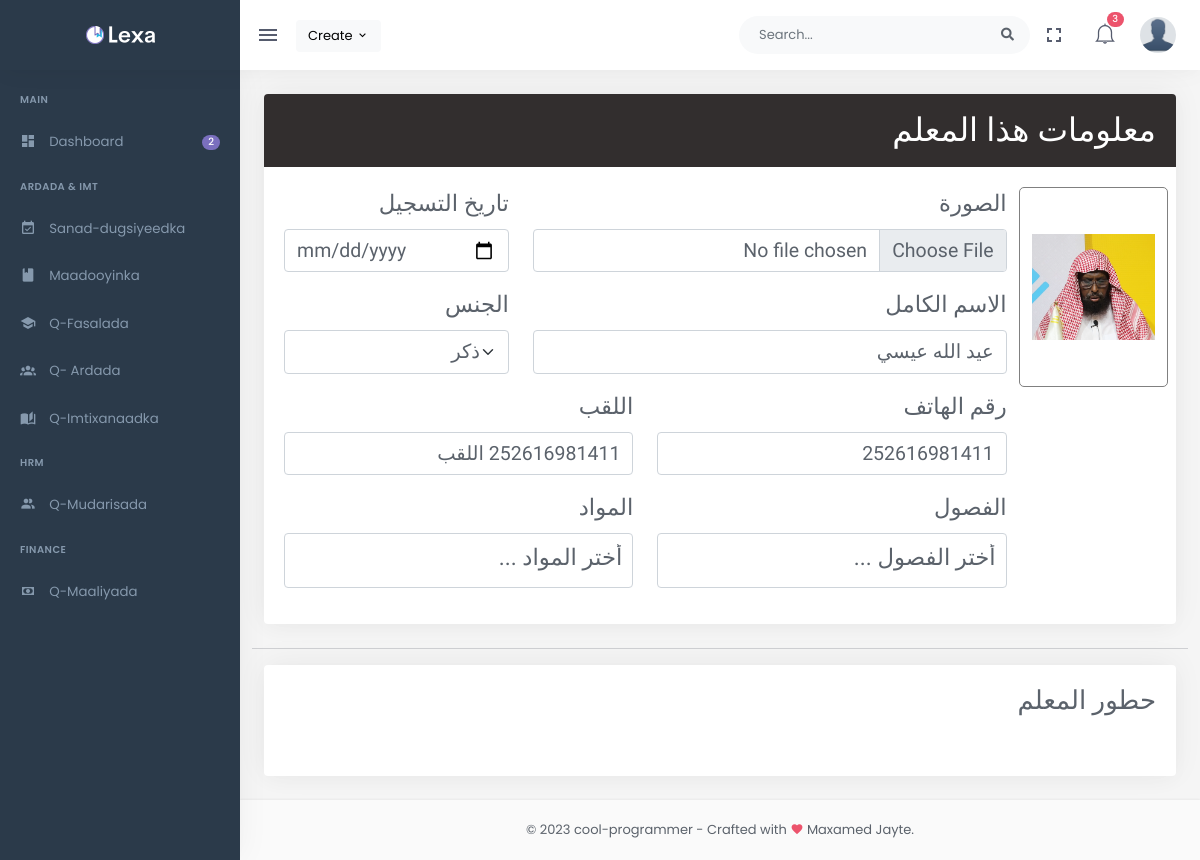
/teacher-detail/1/عيد الله عيسي/, run on the app's committed database.
### api/models.py (models this page shows, shortened)
class Teachers(models.Model):
    name=models.CharField(max_length=255)
    gender=models.CharField(default='ذكر',max_length=10)
    salary=models.IntegerField(null=True,blank=True)
    image=models.ImageField(upload_to='images/teachers',null=True,blank=True)
    phone=models.CharField(max_length=14,null=True,blank=True)
    title=models.CharField(max_length=255,null=True,blank=True)
    status=models.BooleanField(default=True)
    dateRegistred=models.DateField(null=True,blank=True)
    educatingClasses=models.ManyToManyField(Classe,null=True,blank=True)
    educatingSubjects=models.ManyToManyField(Subject,null=True,blank=True)
    educationLevel=models.CharField(max_length=255,null=True,blank=True)

### admin_panel/views.py (the view)
# urls.py: path('teacher-detail/<str:pk>/<str:name>/',views.teacherDetail),
def teacherDetail(request,pk,name):
    teacher=Teachers.objects.filter(pk=pk).first()
    subjects= Subject.objects.all()
    classes = Classe.objects.all()
    return render(request,'detail-pages/teacher-detail.html',{'teacherDetail':teacher,"subjects":subjects,"classes":classes})

### api/models.py (called while the page is built)
    def __str__(self) -> str:
        return str(self.name)

    def __str__(self) -> str:
        return str(self.name )+' -- '+str(self.classRaqam)

### templates/detail-pages/teacher-detail.html (shortened to what this page needs)
{% extends 'base.html' %}
{% load static %}
{% block content %}
<div dir="rtl" style="font-family: 'Lateef', serif;font-size: large;" class="row">
    <div class="col-xl-12">
        <div class="card">
            <div class="card-header" style="background-color: rgb(50, 46, 46); color: white;">
                <div class="d-flex justify-content-between align-items-center">
                    <h1 class="modal-title" id="myLargeModalLabel">معلومات هذا المعلم</h1>
                </div>
            </div>
            <div class="card-body">
                <form class="needs-validation fs-3" id="mainForm" method="POST" enctype="multipart/form-data">
                    <div class="row">
                        <div style="border: 1px solid grey;border-radius: 5px;display: flex; justify-content: center; align-items: center; height: 200px;"
                            class="col-2">
                            {% if teacherDetail.image %}
                            <img id="preview-img" style="max-width: 100%; height: auto;object-fit: contain;"
                                src="{{teacherDetail.image.url}}">
                            {% else %}
                            <img id="preview-img" style="max-width: 100%; height: auto;object-fit: contain;"
                                src="{% static " images/student-im.png" %}">
                            {% endif %}
                        </div>
                        <div class="col-10">
                            <div class="row">
                                <div class="col-md-8">
                                    <div class="mb-3 position-relative">
                                        <label class="form-label" for="image">الصورة</label>
                                        <input type="file" class="form-control fs-4" id="image" name="image"
                                            accept="image/*" onchange="previewImage(event)">
                                    </div>
                                </div>
                                <div class="col-md-4">
                                    <div class="mb-3 position-relative">
                                        <label class="form-label" for="dateRegistred">تاريخ التسجيل</label>
                                        <input type="date" class="form-control fs-4" id="dateRegistred"
                                            name="dateRegistred">
                                    </div>
                                </div>
                            </div>
                            <div class="row">
                                <div class="col-md-8">
                                    <div class="mb-3 position-relative">
                                        <label class="form-label" for="name">الاسم الكامل</label>
                                        <input type="text" class="form-control fs-4" value="{{teacherDetail.name}}"
                                            id="name" name="name" placeholder="الاسم الكامل" required>
                                    </div>
                                </div>
                                <div class="col-md-4">
                                    <div class="mb-3 position-relative">
                                        <label class="form-label" for="gender">الجنس</label>
                                        <select class="form-select fs-4" id="gender" name="gender" required>
                                            {% if teacherDetail.gender == 'ذكر' %}
                                            <option selected value="ذكر">ذكر</option>
                                            {% else %}
                                            <option selected value="أنثى">أنثى</option>
                                            <option value="ذكر">ذكر</option>
                                            {% endif %}
                                        </select>
                                    </div>
                                </div>
                            </div>
                            <div class="row">
                                <div class="col-md-6">
                                    <div class="mb-3 position-relative">
                                        <label class="form-label" for="phone">رقم الهاتف</label>
                                        <input type="text" class="form-control fs-4" value="{{teacherDetail.phone}}"
                                            id="phone" name="phone" placeholder="رقم الهاتف">
                                    </div>
                                </div>
                                <div class="col-md-6">
                                    <div class="mb-3 position-relative">
                                        <label class="form-label" for="title">اللقب</label>
                                        <input type="text" class="form-control fs-4" id="title"
                                            value="{{teacherDetail.title}}" name="title" placeholder="اللقب">
                                    </div>
                                </div>
                            </div>
                            <div class="row">
                                <div class="col-md-6">
                                    <div class="mb-3 position-relative">
                                        <label class="form-label" for="title">الفصول</label>
                                    </div>
                                </div>
                                <div class="col-md-6">
                                    <div class="mb-3 position-relative">
                                        <label class="form-label" for="phone">المواد </label>
                                    </div>
                                </div>
                            </div>
                        </div>
                    </div>
                </form>
            </div>
        </div>
    </div>
    <hr>
    <div class="col-xl-12 col-md-12" dir="rtl" style="font-family: 'Lateef', serif;font-size: large;">
        <div class="card">
            <div class="card-body">
                <div class="row mb-3 align-items-center">
                    <div class="col">
                        <h2> حطور المعلم </h2>
                    </div>
                </div>
            </div>
        </div>
    </div>
</div>
{% endblock %}

### data on the page
Teachers: image (picture), name "عيد الله عيسي", gender "ذكر", phone "252616981411", title "252616981411 اللقب"
